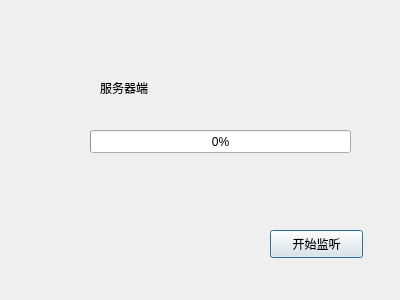
<?xml version="1.0" encoding="UTF-8"?>
<ui version="4.0">
 <class>Server</class>
 <widget class="QDialog" name="Server">
  <property name="geometry">
   <rect>
    <x>0</x>
    <y>0</y>
    <width>400</width>
    <height>300</height>
   </rect>
  </property>
  <property name="windowTitle">
   <string>Server</string>
  </property>
  <widget class="QLabel" name="serverStatusLabel">
   <property name="geometry">
    <rect>
     <x>100</x>
     <y>80</y>
     <width>201</width>
     <height>16</height>
    </rect>
   </property>
   <property name="text">
    <string>服务器端</string>
   </property>
  </widget>
  <widget class="QProgressBar" name="serverProgressBar">
   <property name="geometry">
    <rect>
     <x>90</x>
     <y>130</y>
     <width>261</width>
     <height>23</height>
    </rect>
   </property>
   <property name="value">
    <number>0</number>
   </property>
  </widget>
  <widget class="QPushButton" name="startButton">
   <property name="geometry">
    <rect>
     <x>270</x>
     <y>230</y>
     <width>93</width>
     <height>28</height>
    </rect>
   </property>
   <property name="text">
    <string>开始监听</string>
   </property>
  </widget>
 </widget>
 <layoutdefault spacing="6" margin="11"/>
 <resources/>
 <connections/>
</ui>
